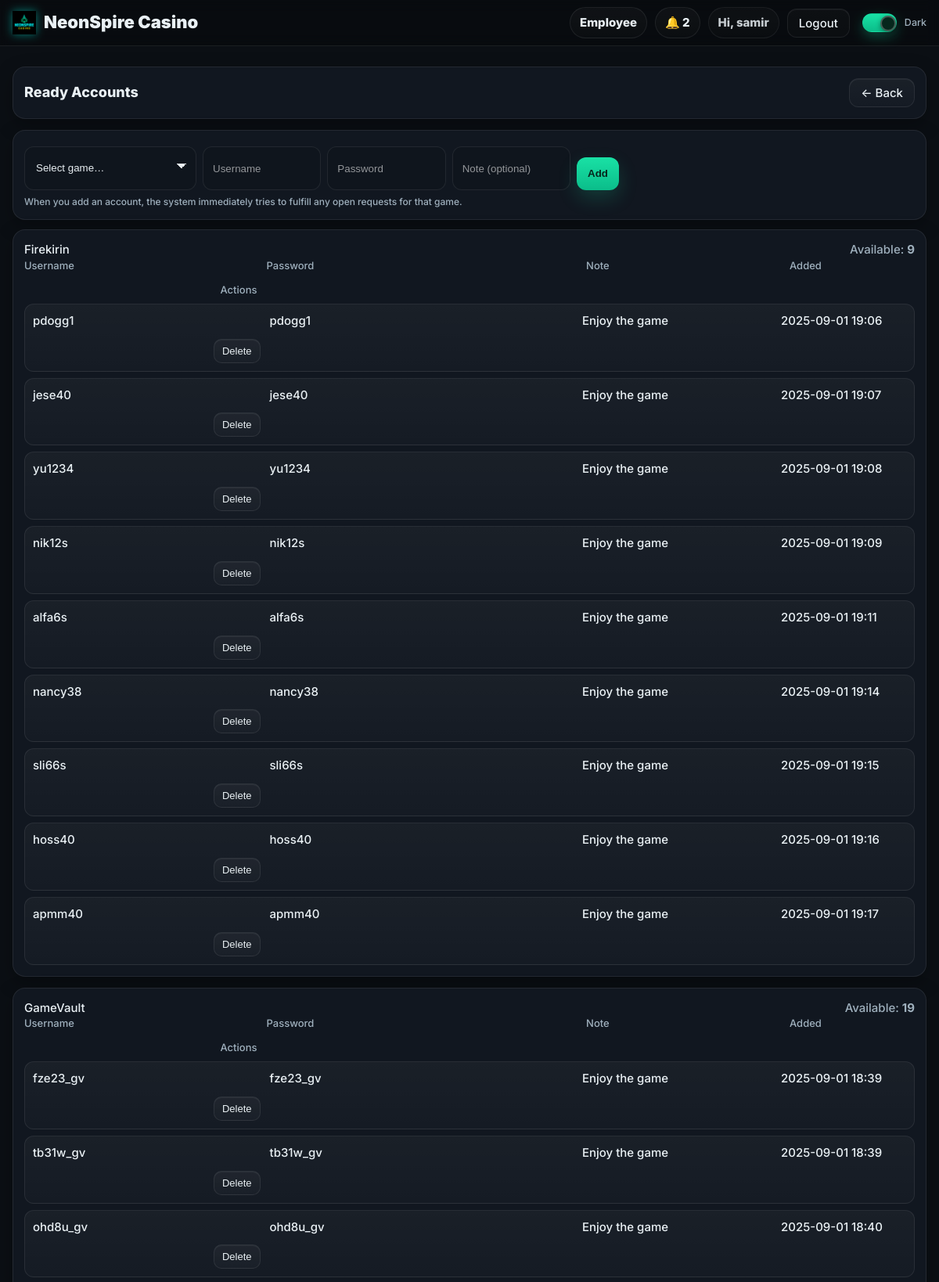
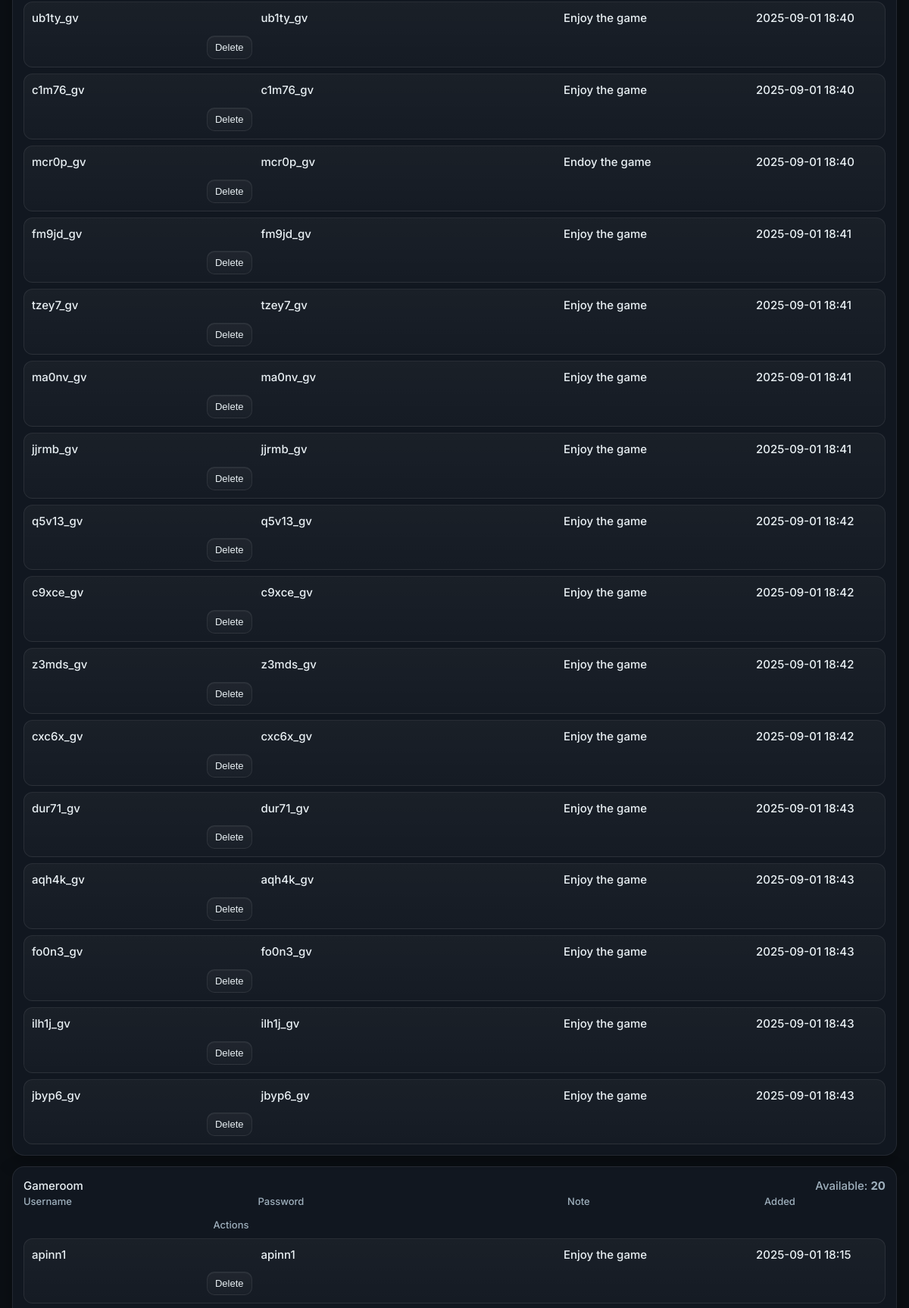
The page /employee/ready-accounts (signed in, upper part) on the database its author committed (2 pictures, top to bottom).
### models.py (models this page shows, shortened)
class User(db.Model, UserMixin):
    __tablename__ = "users"
    id = db.Column(db.Integer, primary_key=True)
    name = db.Column(db.String(120), nullable=False)
    email = db.Column(db.String(255), unique=True, nullable=False, index=True)
    mobile = db.Column(db.String(24), nullable=True, index=True)  # E.164
    password_hash = db.Column(db.String(255), nullable=False)
    role = db.Column(db.String(20), nullable=False, default="PLAYER")  # PLAYER | EMPLOYEE | ADMIN
    email_verified = db.Column(db.Boolean, default=False, index=True)
    email_verified_at = db.Column(db.DateTime, nullable=True)
    promo_seen = db.Column(db.Boolean, default=False, index=True)
    created_at = db.Column(db.DateTime, default=datetime.utcnow)

class Game(db.Model):
    __tablename__ = "games"
    id = db.Column(db.Integer, primary_key=True)
    name = db.Column(db.String(120), nullable=False)
    description = db.Column(db.String(300), default="")
    icon_url = db.Column(db.String(500), default="")
    download_url = db.Column(db.String(500), nullable=False)
    backend_url = db.Column(db.String(500), nullable=True)
    is_active = db.Column(db.Boolean, default=True, index=True)
    created_at = db.Column(db.DateTime, default=datetime.utcnow)

class ReadyAccount(db.Model):
    __tablename__ = "ready_accounts"
    id = db.Column(db.Integer, primary_key=True)
    game_id = db.Column(db.Integer, db.ForeignKey("games.id"), nullable=False, index=True)
    username = db.Column(db.String(120), nullable=False)
    password = db.Column(db.String(120), nullable=False)
    note     = db.Column(db.String(300), default="")
    is_claimed = db.Column(db.Boolean, default=False, index=True)
    claimed_by = db.Column(db.Integer, db.ForeignKey("users.id"), nullable=True, index=True)  # player_id
    claimed_at = db.Column(db.DateTime, nullable=True)
    added_by_id = db.Column(db.Integer, db.ForeignKey("users.id"), nullable=True, index=True)  # stocking employee/admin
    created_at  = db.Column(db.DateTime, default=datetime.utcnow, index=True)
    __table_args__ = (
        db.UniqueConstraint("game_id", "username", name="uq_ready_accounts_game_username"),
    )

### employee_bp.py (the view, shortened to what this page needs)
@employee_bp.get("/ready-accounts", endpoint="ready_accounts_page")
@login_required
def ready_accounts_page():
    games = Game.query.order_by(Game.name.asc()).all()
    buckets = []
    if ReadyAccountPool:
        for g in games:
            rows_q = ReadyAccountPool.query.filter_by(game_id=g.id)
            if hasattr(ReadyAccountPool, "is_claimed"):
                rows_q = rows_q.filter(ReadyAccountPool.is_claimed == False)
            rows = rows_q.order_by(ReadyAccountPool.created_at.asc()).all()
            norm = []
            for r in rows:
                norm.append({
                    "id": getattr(r, "id", None),
                    "username": _first_attr(r, "username", "login", "account_username", default=""),
                    "password": _first_attr(r, "password", "passcode", "account_password", default=""),
                    "note":     _first_attr(r, "note", "extra", "remark", default=""),
                    "created_at": getattr(r, "created_at", None),
                })
            buckets.append({"game": g, "rows": norm, "count": len(norm)})
    else:
        buckets = []
    ctx = {
        "page_title": "Ready Accounts",
        "buckets": buckets,
        "pool_available": bool(ReadyAccountPool),
    }
    if _template_exists("employee_ready_accounts.html"):
        return render_template("employee_ready_accounts.html", **ctx)

### employee_bp.py (called while the page is built)
@employee_bp.before_request
def require_employee():
    if not current_user.is_authenticated:
        return redirect(url_for("auth.login_get", next=url_for("employeebp.employee_home")))
    if current_user.role not in ("EMPLOYEE", "ADMIN"):
        return abort(403)

def _template_exists(name: str) -> bool:
    try:
        render_template(name)
        return True
    except Exception:
        return False

def _first_attr(obj, *names, default=""):
    if not obj:
        return default
    for n in names:
        if hasattr(obj, n):
            v = getattr(obj, n)
            if v not in (None, ""):
                return v
    return default

### templates/employee_ready_accounts.html (shortened to what this page needs)
{% extends "base.html" %}
{% block content %}
<div class="shell" style="margin-top:14px">
  <div class="panel era-header" style="display:flex;align-items:center;justify-content:space-between;gap:10px;flex-wrap:wrap">
    <div class="h3">Ready Accounts</div>
    <a class="btn era-back" href="{{ url_for('employeebp.employee_home') }}">← Back</a>
  </div>
  {% if pool_available %}
    <div class="panel" style="margin-bottom:12px">
      <form method="post"
            action="{{ url_for('employeebp.ready_accounts_add') }}"
            class="era-form-grid"
            style="display:grid;grid-template-columns:220px 1fr 1fr 1fr auto;gap:8px">
        <select class="input" id="game_id" name="game_id" required>
          <option value="">Select game…</option>
        </select>
        <input class="input" id="username" name="username" placeholder="Username" required autocomplete="off" autocapitalize="none" spellcheck="false">
        <input class="input" id="password" name="password" placeholder="Password" required autocomplete="off" autocapitalize="none" spellcheck="false">
        <input class="input" id="note" name="note" placeholder="Note (optional)" autocomplete="off">
        <button class="btn btn-primary era-add-btn" type="submit">Add</button>
      </form>
      <div class="muted" style="margin-top:6px;font-size:12px">
        When you add an account, the system immediately tries to fulfill any open requests for that game.
      </div>
    </div>
    {% for b in buckets %}
      <div class="panel" style="margin-top:12px">
        <div class="h4 era-bucket-head" style="display:flex;align-items:center;justify-content:space-between;gap:8px;flex-wrap:wrap">
          <div>{{ b.game.name }}</div>
          <div class="muted">Available: <strong>{{ b.count }}</strong></div>
        </div>
        {% if b.count %}
          <div class="era-table-wrap" style="overflow:auto">
            <div class="table era-table" style="min-width:720px">
              <div class="t-head">
                <div>Username</div>
                <div>Password</div>
                <div>Note</div>
                <div>Added</div>
                <div class="t-right">Actions</div>
              </div>
              {% for r in b.rows %}
                <div class="t-row">
                  <div class="mono era-cell-break">{{ r.username }}</div>
                  <div class="mono era-cell-break">{{ r.password }}</div>
                  <div class="era-cell-wrap">{{ r.note or '—' }}</div>
                  <div class="mono">{{ r.created_at and r.created_at.strftime('%Y-%m-%d %H:%M') or '—' }}</div>
                  <div class="t-right">
                    <form method="post"
                          action="{{ url_for('employeebp.ready_accounts_delete', row_id=r.id) }}"
                          onsubmit="return confirm('Delete this ready account?');">
                      <button class="btn btn-mini" type="submit">Delete</button>
                    </form>
                  </div>
                </div>
              {% endfor %}
            </div>
          </div>
        {% else %}
          <div class="empty">No ready accounts saved for this game.</div>
        {% endif %}
      </div>
    {% endfor %}
  {% endif %}
</div>
{% endblock %}

### templates/base.html (shortened to what this page needs)
<!DOCTYPE html>
<html lang="en" data-theme="dark">
<head>
  <link rel="stylesheet" href="{{ url_for('static', filename='css/styles.css') }}?v=dm2">
</head>
<body>
  <header class="nav" style="position:sticky;top:0;z-index:50;background:rgba(0,0,0,.25);backdrop-filter:blur(8px);border-bottom:1px solid var(--stroke)">
    <div class="shell nav-inner" style="display:flex;align-items:center;justify-content:space-between;height:58px">
      <a href="{{ url_for('short_bp.lob_short') }}" class="brand" aria-label="NeonSpire Casino">
        <img class="brand-logo" src="{{ url_for('static', filename='img/logo.png') }}" alt="NeonSpire Casino">
        <span class="brand-text">NeonSpire Casino</span>
      </a>
      <nav class="nav-links" style="display:flex;align-items:center;gap:10px">
        {% if current_user.is_authenticated %}
          {% if current_user.role == 'ADMIN' %}
            <a class="pill" href="{{ url_for('adminbp.admin_home') }}">Admin</a>
            <a class="pill" href="{{ url_for('adminbp.admin_players') }}">Players</a>
            <a class="pill" href="{{ url_for('adminbp.deposits_audit') }}">Deposits</a>
            <a class="pill" href="{{ url_for('adminbp.admin_users') }}">Employees</a>
          {% elif current_user.role == 'EMPLOYEE' %}
            <a class="pill" href="{{ url_for('employeebp.employee_home') }}">Employee</a>
          {% else %}
            <a class="pill" href="{{ url_for('short_bp.mylogin_clean') }}">My Logins</a>
          {% endif %}
          <a class="pill" href="{{ url_for('notifybp.list_notifications') }}">🔔 {{ unread_count or 0 }}</a>
          <span class="pill" style="pointer-events:none;opacity:.85">
            Hi, {{ current_user.name.split(' ')[0] if current_user.name else 'Player' }}
          </span>
          <a class="btn btn-ghost" href="{{ url_for('auth.logout') }}">Logout</a>
        {% else %}
          <a class="pill" href="{{ url_for('auth.login_get') }}">Login</a>
          <a class="btn btn-primary" href="{{ url_for('short_bp.reg_short') }}">Register</a>
        {% endif %}
        <label class="toggle" style="margin-left:6px">
          <span class="track"><span class="knob"></span></span>
          <span class="label">Dark</span>
        </label>
      </nav>
    </div>
  </header>
  <div class="hero-slot">
  </div>
  <main style="padding-bottom:20px">
    {% block content %}{% endblock %}
  </main>
</body>
</html>

### templates/base.html (style rules this page uses)
.brand { display:flex; gap:10px; align-items:center; text-decoration:none; color:inherit; font-weight:900; font-size:22px }
.brand-logo { height:30px; width:auto; display:block; filter: drop-shadow(0 0 6px rgba(0,255,233,.45)); }
.hero-slot { position:relative; z-index:2; padding-top:12px; }
header.nav { overflow:visible; }

### rows shown on the page
User: name "samir"
Game: game.name "Firekirin"
ReadyAccount: username "pdogg1", password "pdogg1", note "Enjoy the game", created_at "2025-09-01 19:06"
ReadyAccount: username "jese40", password "jese40", note "Enjoy the game", created_at "2025-09-01 19:07"
ReadyAccount: username "yu1234", password "yu1234", note "Enjoy the game", created_at "2025-09-01 19:08"
ReadyAccount: username "nik12s", password "nik12s", note "Enjoy the game", created_at "2025-09-01 19:09"
ReadyAccount: username "alfa6s", password "alfa6s", note "Enjoy the game", created_at "2025-09-01 19:11"
ReadyAccount: username "nancy38", password "nancy38", note "Enjoy the game", created_at "2025-09-01 19:14"
ReadyAccount: username "sli66s", password "sli66s", note "Enjoy the game", created_at "2025-09-01 19:15"
ReadyAccount: username "hoss40", password "hoss40", note "Enjoy the game", created_at "2025-09-01 19:16"
ReadyAccount: username "apmm40", password "apmm40", note "Enjoy the game", created_at "2025-09-01 19:17"
Game: game.name "GameVault"
ReadyAccount: username "fze23_gv", password "fze23_gv", note "Enjoy the game", created_at "2025-09-01 18:39"
ReadyAccount: username "tb31w_gv", password "tb31w_gv", note "Enjoy the game", created_at "2025-09-01 18:39"
ReadyAccount: username "ohd8u_gv", password "ohd8u_gv", note "Enjoy the game", created_at "2025-09-01 18:40"
ReadyAccount: username "ub1ty_gv", password "ub1ty_gv", note "Enjoy the game", created_at "2025-09-01 18:40"
ReadyAccount: username "c1m76_gv", password "c1m76_gv", note "Enjoy the game", created_at "2025-09-01 18:40"
ReadyAccount: username "mcr0p_gv", password "mcr0p_gv", note "Endoy the game", created_at "2025-09-01 18:40"
ReadyAccount: username "fm9jd_gv", password "fm9jd_gv", note "Enjoy the game", created_at "2025-09-01 18:41"
ReadyAccount: username "tzey7_gv", password "tzey7_gv", note "Enjoy the game", created_at "2025-09-01 18:41"
ReadyAccount: username "ma0nv_gv", password "ma0nv_gv", note "Enjoy the game", created_at "2025-09-01 18:41"
ReadyAccount: username "jjrmb_gv", password "jjrmb_gv", note "Enjoy the game", created_at "2025-09-01 18:41"
ReadyAccount: username "q5v13_gv", password "q5v13_gv", note "Enjoy the game", created_at "2025-09-01 18:42"
ReadyAccount: username "c9xce_gv", password "c9xce_gv", note "Enjoy the game", created_at "2025-09-01 18:42"
ReadyAccount: username "z3mds_gv", password "z3mds_gv", note "Enjoy the game", created_at "2025-09-01 18:42"
ReadyAccount: username "cxc6x_gv", password "cxc6x_gv", note "Enjoy the game", created_at "2025-09-01 18:42"
ReadyAccount: username "dur71_gv", password "dur71_gv", note "Enjoy the game", created_at "2025-09-01 18:43"
ReadyAccount: username "aqh4k_gv", password "aqh4k_gv", note "Enjoy the game", created_at "2025-09-01 18:43"
ReadyAccount: username "fo0n3_gv", password "fo0n3_gv", note "Enjoy the game", created_at "2025-09-01 18:43"
ReadyAccount: username "ilh1j_gv", password "ilh1j_gv", note "Enjoy the game", created_at "2025-09-01 18:43"
ReadyAccount: username "jbyp6_gv", password "jbyp6_gv", note "Enjoy the game", created_at "2025-09-01 18:43"
Game: game.name "Gameroom"
ReadyAccount: username "apinn1", password "apinn1", note "Enjoy the game", created_at "2025-09-01 18:15"

### other values the page prints
{{ unread_count or 0 }} "2"
{{ b.count }} "9" "19" "20"
